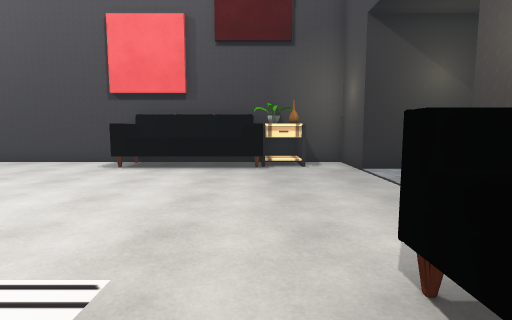
[1] (above)

16 first-person views from a walk through a Unity game level. The camera is 1.4 m above the floor, tilts 6° down and sees 80° across. The floor is counted in squares, 1 m on a side. Each view is taken from the middle of a square. On the plan, view 1 faces up. The plan holds only what a view shows up to about 14 squares ahead; the rest is blank. Door leaves are left out, so doorways stand open. Some surface patterns are stand-ins.

[2]
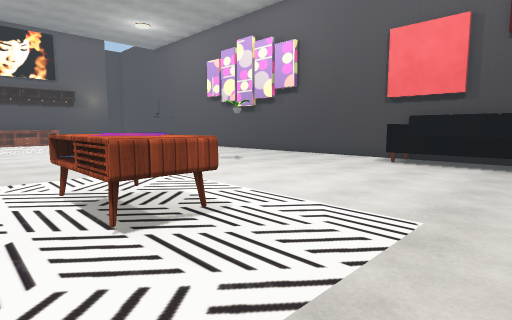

[3]
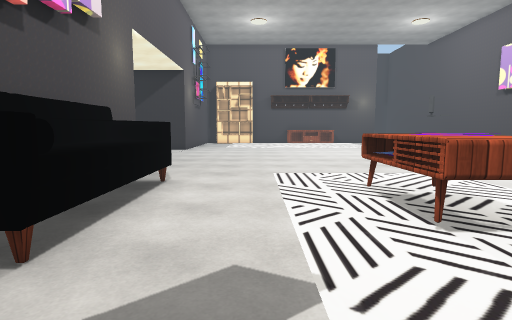

[4]
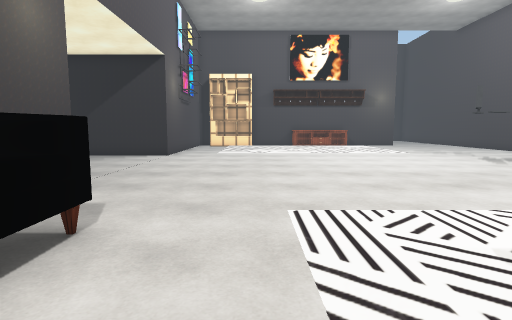

[5]
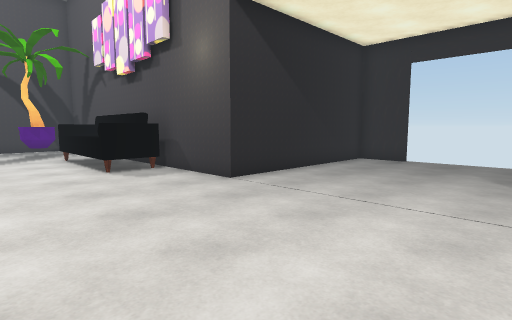

[6]
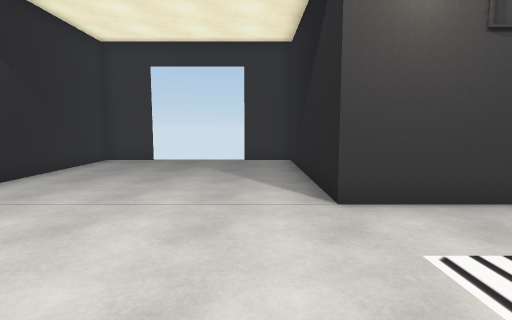

[7]
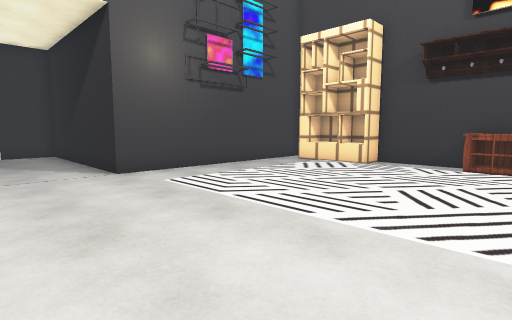

[8]
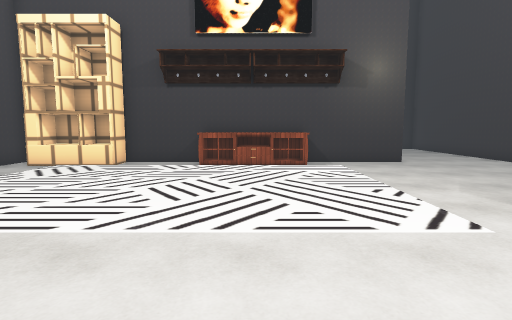

[9]
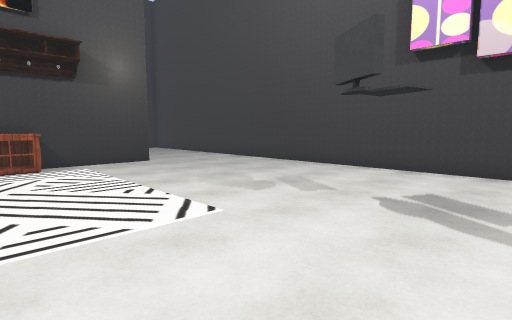

[10]
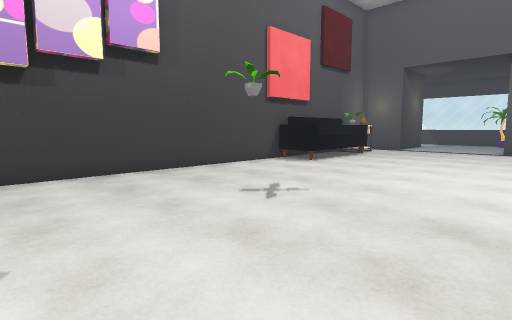

[11]
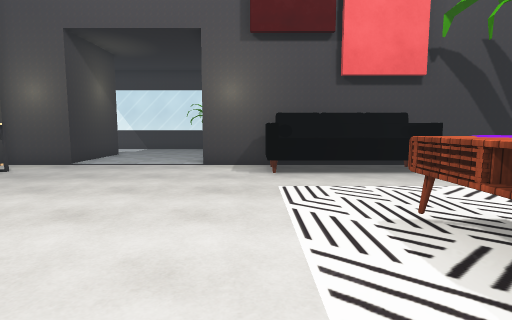

[12]
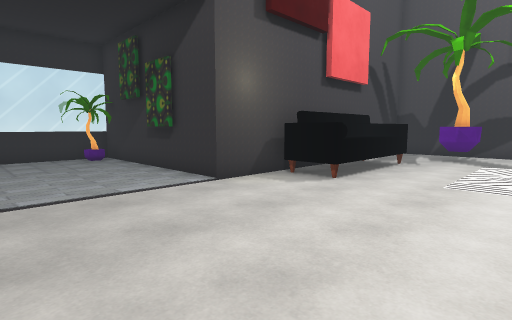

[13]
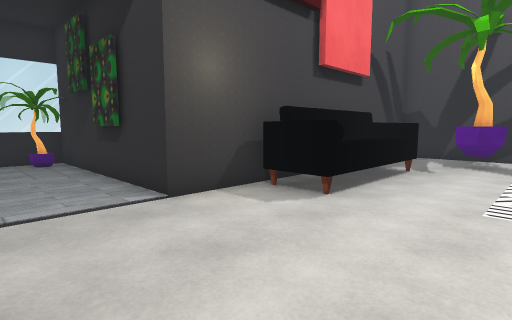

[14]
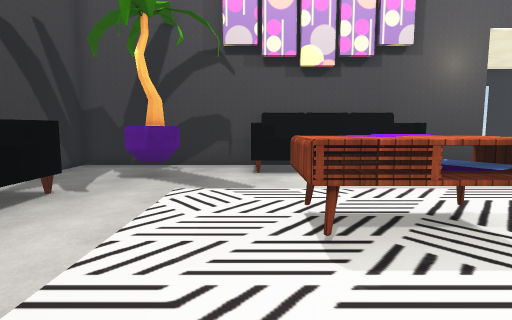

[15]
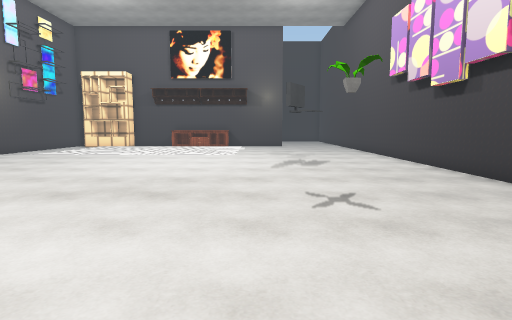

[16]
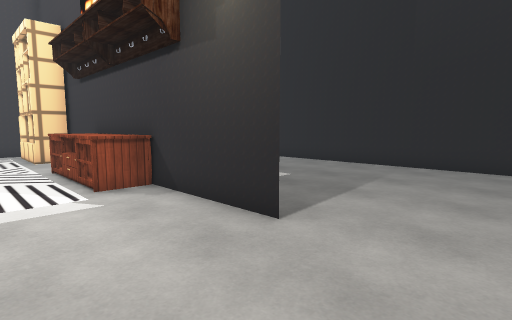

### Floor plan
Points are (right, up) in squares from view 1. A wall is a line through its corners. A room is listed if a view was taken in it or the views show most of it. See-through windows are left out.
Room 1 (views 1, 2, 3, 4, 5, 6, 7, 8, 9, 10, 11, 12, 13, 14, 15, 16)
walls: (-28.5, 0.6) (-28.5, -2.5); (-28.5, 8.1) (-28.5, 4.4); (-3.2, -7.5) (3.5, -7.5) (3.5, -2.6); (-28.5, -7.5) (-19.5, -7.5) (-19.5, -15.3) (-17.5, -15.3); (-28.5, 12.5) (-30.1, 12.5); (-13.6, -15.3) (-11.5, -15.3) (-11.5, -7.5) (-6.2, -7.5); (3.5, 1.4) (3.5, 5) (11.5, 5) (11.5, 8.8); (6.1, 10) (3.5, 10) (3.5, 12.5) (-25.5, 12.5); (-36.5, 10.1) (-36.5, 2.5)
ways out: open door at (-15.5, -15)
objects: shelf (-28, -6) to (-27, -3); table (-28, 0) to (-27, 4); sofa (-8, -7) to (-3, -5); table (-6, -1) to (-4, 1); sofa (-5, 11) to (-1, 12); palm tree (-1, -6) to (1, -4); table (0, 11) to (0, 12); sofa (1, -3) to (3, 3); other object (1, 11) to (2, 11); flower (1, 12); table (2, 12); flower (11, 6)

Where each view was taken, in squares from view 1:
view 1: 0 up, 0 right, facing up
view 2: 2 down, 0 right, facing up-left
view 3: 3 down, 0 right, facing left
view 4: 3 down, 4 left, facing left
view 5: 2 down, 18 left, facing down-right
view 6: 2 down, 18 left, facing down
view 7: 2 up, 16 left, facing down-left
view 8: 2 up, 16 left, facing left
view 9: 2 up, 16 left, facing up-left
view 10: 3 up, 16 left, facing up-right
view 11: 3 up, 8 left, facing right
view 12: 10 up, 3 left, facing down-right
view 13: 8 up, 2 left, facing down-right
view 14: 4 up, 3 left, facing down
view 15: 6 up, 5 left, facing left
view 16: 11 up, 25 left, facing down-left
